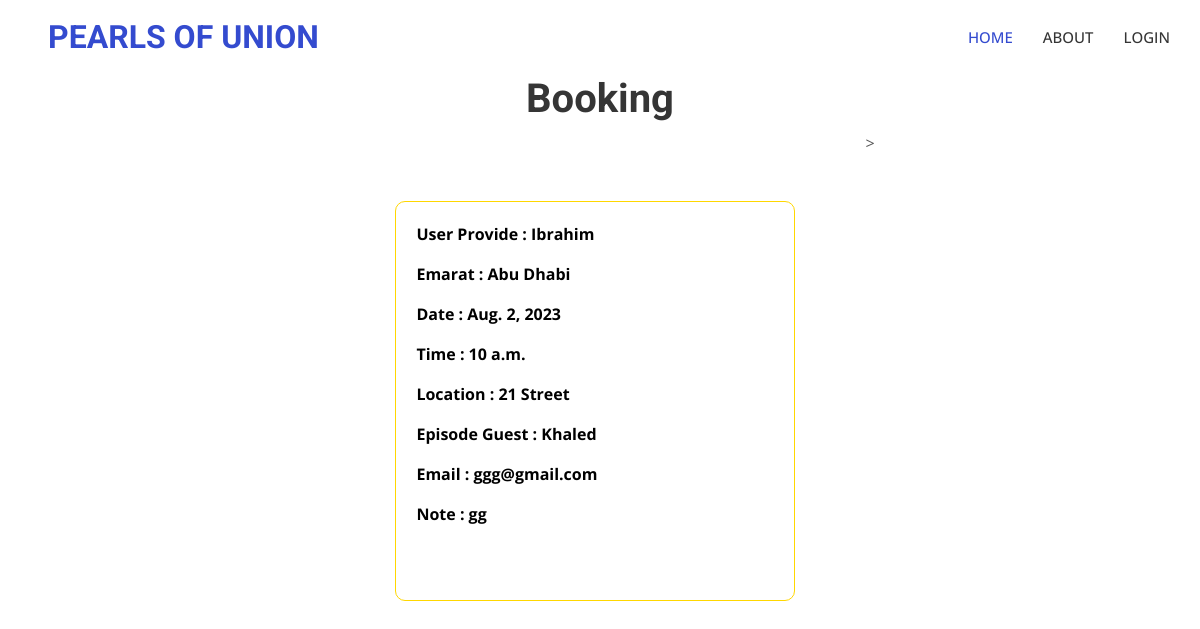
Screenshot of /one_booking/2 with the database file from the repository.
### appointment/models.py (models this page shows, shortened)
class Appointment(models.Model):
    Provider_id = models.ForeignKey(User , on_delete=models.SET_NULL, null=True)
    Provider_name = models.CharField(max_length=100)
    Emarat = models.CharField(max_length=50)
    Location = models.CharField(max_length=100)
    Guest = models.CharField(max_length=100)
    Email = models.EmailField(max_length=100)
    Note = models.TextField(max_length=500, blank=True)
    Date = models.DateField()
    Time = models.TimeField(auto_now=False)
    phone = models.CharField(max_length=11)
    class Meta:
        constraints  = [
            models.UniqueConstraint(fields=['Date', 'Time'], name='Date and Time')]

### appointment/views.py (the view)
# urls.py: path('one_booking/<int:id>', views.view_appointment_details , name='one_booking'),
def view_appointment_details(request , id):
    data = Appointment.objects.filter(id=id)
    return render(request , 'all_booking.html', {'data' : data})

### templates/all_booking.html (shortened to what this page needs)
{% load static %}
<!DOCTYPE html>
<html lang="en">
<head>
    <link href="https://cdnjs.cloudflare.com/ajax/libs/font-awesome/5.10.0/css/all.min.css" rel="stylesheet">
    <link href="https://cdn.jsdelivr.net/npm/bootstrap-icons@1.4.1/font/bootstrap-icons.css" rel="stylesheet">
    <link href="{% static 'lib/animate/animate.min.css' %}" rel="stylesheet">
    <link href="{% static 'css/bootstrap.min.css' %}" rel="stylesheet">
    <link href="{% static 'css/styles_.css' %}" rel="stylesheet">
</head>
<body>
    <nav class="navbar navbar-expand-lg bg-white navbar-light sticky-top p-0">
        <a href="{% url 'index' %}" class="navbar-brand d-flex align-items-center px-4 px-lg-5">
            <h2 class="m-0 text-primary">PEARLS OF UNION</h2>
        </a>
        <div class="collapse navbar-collapse" id="navbarCollapse">
            <div class="navbar-nav ms-auto p-4 p-lg-0">
                {% if user.is_authenticated %}
                <a href="{% url 'user_booking' user.id %}" class="nav-item nav-link">My Booking</a>
                {% if user.is_superuser %}
                <a href="{% url 'user_view' %}" class="nav-item nav-link">All Users</a>
                <a href="{% url 'create_user' %}" class="nav-item nav-link">Create Users</a>
                {% endif %}
                <a href="{% url 'logout' %}" class="dnav-item nav-link">Logout</a>
                {% else %}
                <a href="{% url 'index' %}" class="nav-item nav-link active">Home</a>
                <a href="#about" class="nav-item nav-link">About</a>
                <a href="{% url 'login' %}" class="dnav-item nav-link">Login</a>
                {% endif %}
                </div>
            </div>
    </nav>
    <h1 style="text-align: center;">Booking</h1>
    <div class="container">
        {% for details in data %}
        <div class="box">
                <p>User Provide : {{details.Provider_name}}</p>
                <p>Emarat : {{details.Emarat}} </p>
                <p>Date : {{details.Date}}</p>
                <p>Time : {{details.Time}}</p>
                <p>Location : {{details.Location}}</p>
                <p>Episode Guest : {{details.Guest}}</p>
                <p>Email : {{details.Email}}</p>
                <p>Note : {{details.Note}}</p>
            </div>>
            {% endfor %}
        </div>
</body>
</html>

### project/static/css/styles_.css (style rules this page uses)
:root { --primary: #344bcf; --light: #F5F5F5; --dark: #353535; }
.navbar-light .navbar-nav .nav-link { margin-right: 30px; padding: 25px 0; color: #FFFFFF; font-size: 15px; font-weight: 500; text-transform: uppercase; outline: none; }
.navbar-light .navbar-nav .nav-link:hover, .navbar-light .navbar-nav .nav-link.active { color: var(--primary); }
.navbar-light .navbar-brand, .navbar-light a.btn { height: 75px; }
.navbar-light .navbar-nav .nav-link { color: var(--dark); font-weight: 500; }
.navbar-light.sticky-top { top: -100px; transition: .5s; }
.container { display: flex; flex-wrap: wrap; justify-content: center; max-width: 1200px; margin: 0 auto; }
.box { background-color: #ddd; border: 1px solid gold; padding: 20px; margin: 70px; border-radius: 10px; width: 400px; height: 400px; background-color: transparent; }
.box p { color: black; font-weight: bold; }

### rows the page displays
Appointment: Provider_name "Ibrahim", Emarat "Abu Dhabi", Date "Aug. 2, 2023", Time "10 a.m.", Location "21 Street", Guest "Khaled", Email "ggg@gmail.com", Note "gg"
